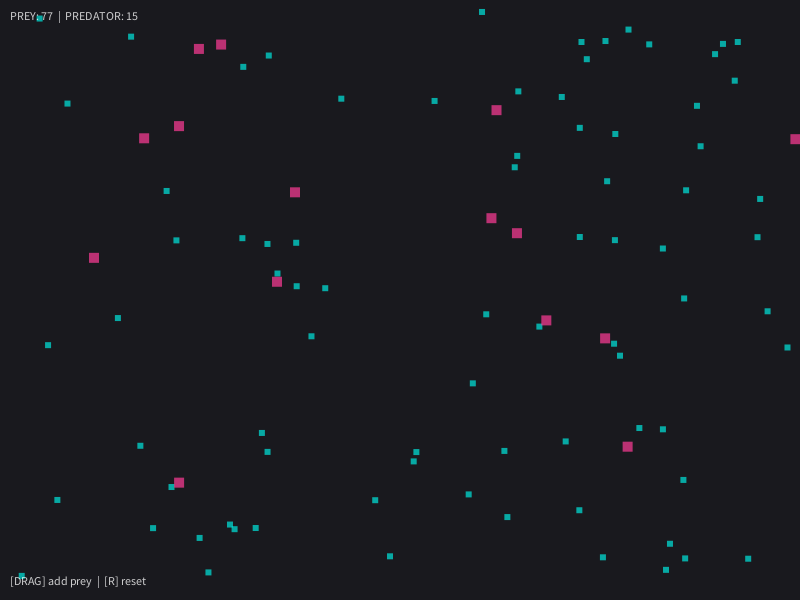
Frame 1 (no input)
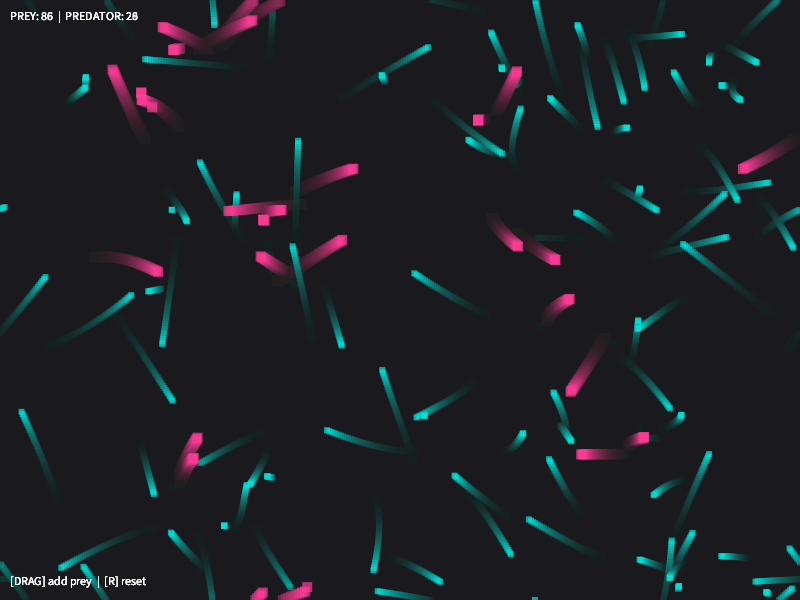
Frame 60 (the mouse pressed at the canvas centre just before this capture)
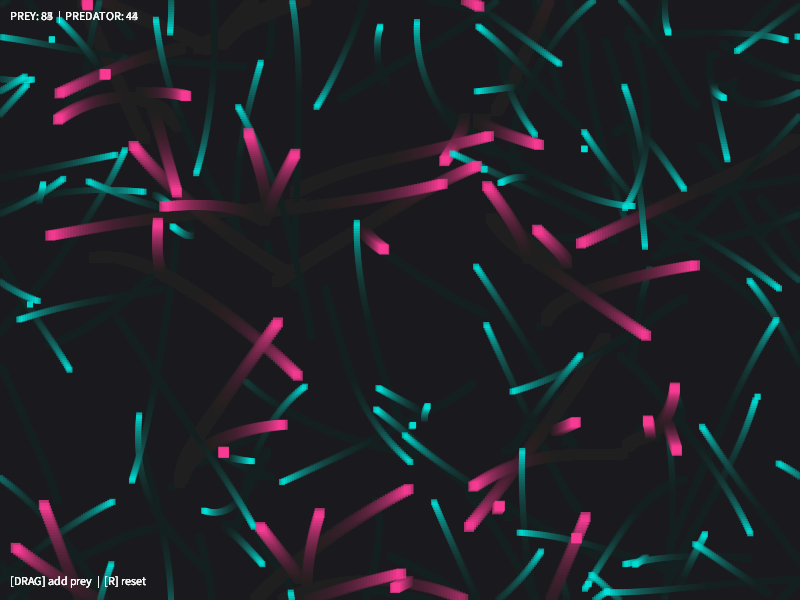
Frame 120 (the mouse held since frame 60 and released just before this capture)

The Processing sketch that drew these frames (run headless with seeded random() and noise(); from frame 60 on, the mouse is pressed at the canvas centre):

// Processing sketch: main
// ── main.pde
// シンプル生態系シミュレーション
// Prey（被食者）とPredator（捕食者）の相互作用
// Joan Soler-Adillonスタイルのミニマルデザイン

// ================================================================
// 調整用パラメータ（バランス調整用）
// ================================================================

// 初期個体数
int initialPreyCount = 80;
int initialPredatorCount = 15;

// Prey（被食者/草食）のパラメータ
float preyMaxSpeed = 2.5;
float preySize = 6;
float preyInitialEnergy = 100;
float preyEnergyDecay = 0.15;
float preyReproduceRate = 0.003;
float preyReproduceEnergyCost = 30;
float preyMinReproduceEnergy = 60;

// Predator（捕食者/肉食）のパラメータ
float predatorMaxSpeed = 3.0;
float predatorSize = 10;
float predatorInitialEnergy = 150;
float predatorEnergyDecay = 0.3;
float predatorEnergyGain = 80;
float predatorReproduceRate = 0.01;
float predatorReproduceEnergyCost = 60;
float predatorMinReproduceEnergy = 120;

// 接触判定距離
float eatDistance = 10;

// ビジュアル設定
color bgColor = color(25, 25, 30);      // 濃いグレー背景
color preyColor = color(0, 230, 220);   // シアン（Prey）
color predatorColor = color(255, 60, 150); // マゼンタ（Predator）
int creatureAlpha = 180;                // 透明度
float bgFadeAlpha = 20;                 // 軌跡の残り具合（小さいほど長く残る）

// マウスでPrey生成
int spawnRate = 3; // ドラッグ中に何フレームごとに生成するか

// ================================================================
// グローバル変数
// ================================================================
ArrayList<Prey> preys;
ArrayList<Predator> predators;

void setup() {
  size(800, 600);
  noStroke();
  rectMode(CENTER);
  initSimulation();
}

void initSimulation() {
  background(bgColor);
  
  // Preyを初期化
  preys = new ArrayList<Prey>();
  for (int i = 0; i < initialPreyCount; i++) {
    preys.add(new Prey(random(width), random(height)));
  }
  
  // Predatorを初期化
  predators = new ArrayList<Predator>();
  for (int i = 0; i < initialPredatorCount; i++) {
    predators.add(new Predator(random(width), random(height)));
  }
}

void draw() {
  // 軌跡を残すための半透明背景
  fill(bgColor, bgFadeAlpha);
  rect(width/2, height/2, width, height);
  
  // Preyの更新・描画
  for (int i = preys.size() - 1; i >= 0; i--) {
    Prey prey = preys.get(i);
    prey.update();
    prey.display();
    
    if (prey.energy <= 0) {
      preys.remove(i);
      continue;
    }
    
    if (prey.energy > preyMinReproduceEnergy && random(1) < preyReproduceRate) {
      prey.energy -= preyReproduceEnergyCost;
      preys.add(new Prey(prey.x + random(-15, 15), prey.y + random(-15, 15)));
    }
  }
  
  // Predatorの更新・描画・捕食
  for (int i = predators.size() - 1; i >= 0; i--) {
    Predator predator = predators.get(i);
    predator.update();
    predator.display();
    
    if (predator.energy <= 0) {
      predators.remove(i);
      continue;
    }
    
    for (int j = preys.size() - 1; j >= 0; j--) {
      Prey prey = preys.get(j);
      float d = dist(predator.x, predator.y, prey.x, prey.y);
      if (d < eatDistance) {
        preys.remove(j);
        predator.energy += predatorEnergyGain;
      }
    }
    
    if (predator.energy > predatorMinReproduceEnergy && random(1) < predatorReproduceRate) {
      predator.energy -= predatorReproduceEnergyCost;
      predators.add(new Predator(predator.x + random(-15, 15), predator.y + random(-15, 15)));
    }
  }
  
  // UI表示
  fill(255, 200);
  textSize(12);
  text("PREY: " + preys.size() + "  |  PREDATOR: " + predators.size(), 10, 20);
  text("[DRAG] add prey  |  [R] reset", 10, height - 15);
}

// マウスドラッグでPreyを生成
void mouseDragged() {
  if (frameCount % spawnRate == 0) {
    preys.add(new Prey(mouseX + random(-5, 5), mouseY + random(-5, 5)));
  }
}

// Rキーでリセット
void keyPressed() {
  if (key == 'r' || key == 'R') {
    initSimulation();
  }
}

// ================================================================
// 基底クラス（共通機能）
// ================================================================
abstract class Creature {
  float x, y;
  float vx, vy;
  float noiseOffsetX, noiseOffsetY;
  float noiseScale = 0.005;
  float maxSpeed;
  float size;
  float energy;
  color c;
  
  Creature(float startX, float startY) {
    x = startX;
    y = startY;
    vx = 0;
    vy = 0;
    noiseOffsetX = random(1000);
    noiseOffsetY = random(1000);
  }
  
  void update() {
    float angleX = map(noise(noiseOffsetX), 0, 1, -1, 1);
    float angleY = map(noise(noiseOffsetY), 0, 1, -1, 1);
    
    vx += angleX * 0.1;
    vy += angleY * 0.1;
    
    float speed = sqrt(vx * vx + vy * vy);
    if (speed > maxSpeed) {
      vx = (vx / speed) * maxSpeed;
      vy = (vy / speed) * maxSpeed;
    }
    
    x += vx;
    y += vy;
    
    noiseOffsetX += noiseScale;
    noiseOffsetY += noiseScale;
    
    wrapAround();
  }
  
  void wrapAround() {
    if (x < 0) x = width;
    else if (x > width) x = 0;
    if (y < 0) y = height;
    else if (y > height) y = 0;
  }
  
  void display() {
    fill(c, creatureAlpha);
    rect(x, y, size, size);
  }
}

// ================================================================
// Prey（被食者/草食）クラス
// ================================================================
class Prey extends Creature {
  Prey(float startX, float startY) {
    super(startX, startY);
    maxSpeed = preyMaxSpeed;
    size = preySize;
    energy = preyInitialEnergy;
    c = preyColor;
  }
  
  void update() {
    super.update();
    energy -= preyEnergyDecay;
  }
}

// ================================================================
// Predator（捕食者/肉食）クラス
// ================================================================
class Predator extends Creature {
  Predator(float startX, float startY) {
    super(startX, startY);
    maxSpeed = predatorMaxSpeed;
    size = predatorSize;
    energy = predatorInitialEnergy;
    c = predatorColor;
  }
  
  void update() {
    super.update();
    energy -= predatorEnergyDecay;
  }
}
